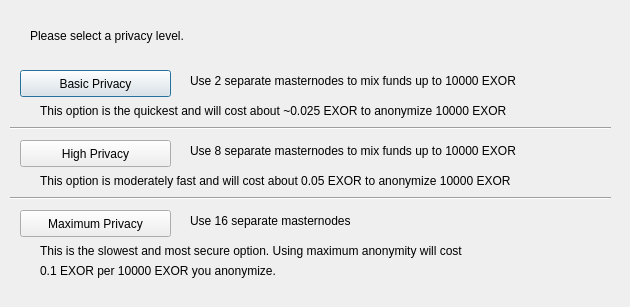
<?xml version="1.0" encoding="UTF-8"?>
<ui version="4.0">
 <class>ObfuscationConfig</class>
 <widget class="QDialog" name="ObfuscationConfig">
  <property name="geometry">
   <rect>
    <x>0</x>
    <y>0</y>
    <width>630</width>
    <height>307</height>
   </rect>
  </property>
  <property name="windowTitle">
   <string>Configure Obfuscation</string>
  </property>
  <widget class="QPushButton" name="buttonBasic">
   <property name="geometry">
    <rect>
     <x>20</x>
     <y>70</y>
     <width>151</width>
     <height>27</height>
    </rect>
   </property>
   <property name="text">
    <string>Basic Privacy</string>
   </property>
  </widget>
  <widget class="QPushButton" name="buttonHigh">
   <property name="geometry">
    <rect>
     <x>20</x>
     <y>140</y>
     <width>151</width>
     <height>27</height>
    </rect>
   </property>
   <property name="text">
    <string>High Privacy</string>
   </property>
  </widget>
  <widget class="QPushButton" name="buttonMax">
   <property name="geometry">
    <rect>
     <x>20</x>
     <y>210</y>
     <width>151</width>
     <height>27</height>
    </rect>
   </property>
   <property name="text">
    <string>Maximum Privacy</string>
   </property>
  </widget>
  <widget class="QLabel" name="label">
   <property name="geometry">
    <rect>
     <x>30</x>
     <y>20</y>
     <width>571</width>
     <height>31</height>
    </rect>
   </property>
   <property name="text">
    <string>Please select a privacy level.</string>
   </property>
  </widget>
  <widget class="QLabel" name="label_2">
   <property name="geometry">
    <rect>
     <x>190</x>
     <y>70</y>
     <width>421</width>
     <height>21</height>
    </rect>
   </property>
   <property name="text">
    <string>Use 2 separate masternodes to mix funds up to 10000 EXOR</string>
   </property>
  </widget>
  <widget class="QLabel" name="label_3">
   <property name="geometry">
    <rect>
     <x>190</x>
     <y>140</y>
     <width>411</width>
     <height>21</height>
    </rect>
   </property>
   <property name="text">
    <string>Use 8 separate masternodes to mix funds up to 10000 EXOR</string>
   </property>
  </widget>
  <widget class="QLabel" name="label_4">
   <property name="geometry">
    <rect>
     <x>190</x>
     <y>210</y>
     <width>421</width>
     <height>21</height>
    </rect>
   </property>
   <property name="text">
    <string>Use 16 separate masternodes</string>
   </property>
  </widget>
  <widget class="QLabel" name="label_6">
   <property name="geometry">
    <rect>
     <x>40</x>
     <y>100</y>
     <width>561</width>
     <height>21</height>
    </rect>
   </property>
   <property name="text">
    <string>This option is the quickest and will cost about ~0.025 EXOR to anonymize 10000 EXOR</string>
   </property>
  </widget>
  <widget class="QLabel" name="label_7">
   <property name="geometry">
    <rect>
     <x>40</x>
     <y>170</y>
     <width>561</width>
     <height>21</height>
    </rect>
   </property>
   <property name="text">
    <string>This option is moderately fast and will cost about 0.05 EXOR to anonymize 10000 EXOR</string>
   </property>
  </widget>
  <widget class="QLabel" name="label_8">
   <property name="geometry">
    <rect>
     <x>40</x>
     <y>240</y>
     <width>561</width>
     <height>21</height>
    </rect>
   </property>
   <property name="text">
    <string>This is the slowest and most secure option. Using maximum anonymity will cost</string>
   </property>
  </widget>
  <widget class="QLabel" name="label_9">
   <property name="geometry">
    <rect>
     <x>40</x>
     <y>260</y>
     <width>561</width>
     <height>21</height>
    </rect>
   </property>
   <property name="text">
    <string>0.1 EXOR per 10000 EXOR you anonymize.</string>
   </property>
  </widget>
  <widget class="Line" name="line">
   <property name="geometry">
    <rect>
     <x>10</x>
     <y>120</y>
     <width>601</width>
     <height>16</height>
    </rect>
   </property>
   <property name="orientation">
    <enum>Qt::Horizontal</enum>
   </property>
  </widget>
  <widget class="Line" name="line_2">
   <property name="geometry">
    <rect>
     <x>10</x>
     <y>190</y>
     <width>601</width>
     <height>16</height>
    </rect>
   </property>
   <property name="orientation">
    <enum>Qt::Horizontal</enum>
   </property>
  </widget>
 </widget>
 <resources/>
 <connections/>
</ui>
